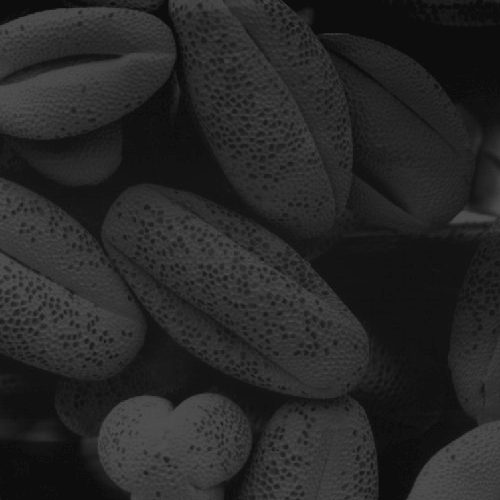
//> input picture eqHist/test.tif, 500 x 500 px
$ ./opencv ../eqHist/test.tif 3 2 3 3   (built with g++ and OpenCV 4)
//> lines starting //> are read from the running program, lines starting //| are printed output that depends on the picture
#include <stdio.h>
#include <opencv2/opencv.hpp>

using namespace std;
using namespace cv;

void suppression(Mat src, Mat thetas, Mat suppressed);
void histeresis(Mat dst, int ht, int lt);

int main(int argc, char** argv )
{
  if ( argc != 6 )
  {
    cout << "usage: opencv <Image_Path> <blur mask size> <sigma> <high> <low>" << endl;
    return -1;
  }
  Mat image;
  image = imread( argv[1], IMREAD_GRAYSCALE);
//> image is the input picture: 500 rows x 500 cols, CV_8UC1; min 13, max 83, mean 38.7
  // opening as greyscale image

  if ( !image.data )
  {
    cout << "No image data" << endl;
    return -1;
  }

  imshow("Lenna", image);

  int size = atoi(argv[2]);
//> size = 3
  float sigma = atof(argv[3]);
//> sigma = 2
  int canny_lt = atoi(argv[4]);
//> canny_lt = 3
  int canny_ht = atoi(argv[5]);
//> canny_ht = 3

  cout << "Using kernel size and sigma -> " << size << " " << sigma << endl;
//| Using kernel size and sigma -> 3 2
  Mat blurred;
  cv::GaussianBlur(image, blurred, cv::Size(size,size), sigma);

  Mat gx, gy;

  cv::Sobel(blurred, gx, CV_32F, 1, 0);
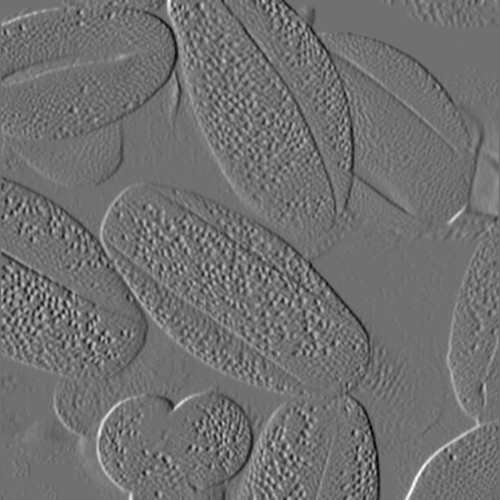
//> gx: 500 rows x 500 cols, CV_32FC1; min -96, max 121, mean 0; drawn with min black and max white
  cv::Sobel(blurred, gy, CV_32F, 0, 1);
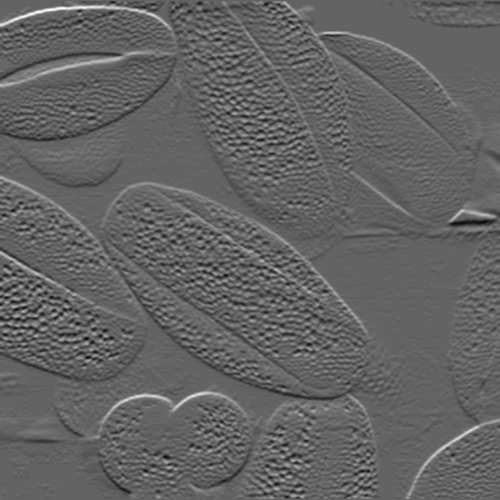
//> gy: 500 rows x 500 cols, CV_32FC1; min -100, max 156, mean 0.2; drawn with min black and max white

  Mat mag, mag_8U;
  cv::magnitude(gx, gy, mag);
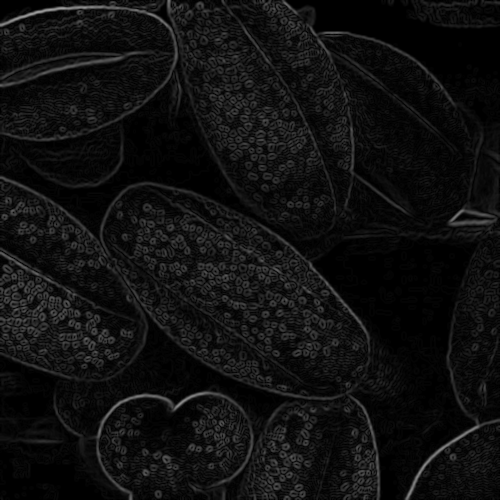
//> mag: 500 rows x 500 cols, CV_32FC1; min 0, max 156.5, mean 16.1
  mag.convertTo(mag_8U, CV_8U);

  Mat thetas;
  cv::phase(gx, gy, thetas, true);
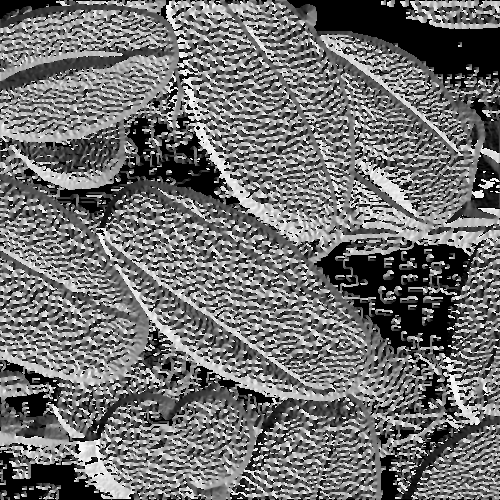
//> thetas: 500 rows x 500 cols, CV_32FC1; min 0, max 359.4, mean 157.8; drawn with min black and max white

  Mat suppressed;
  mag_8U.copyTo(suppressed);
  suppression(mag_8U, thetas, suppressed);
//> after the loop in suppression, `for(auto i=0;i<src.rows;i++)`:
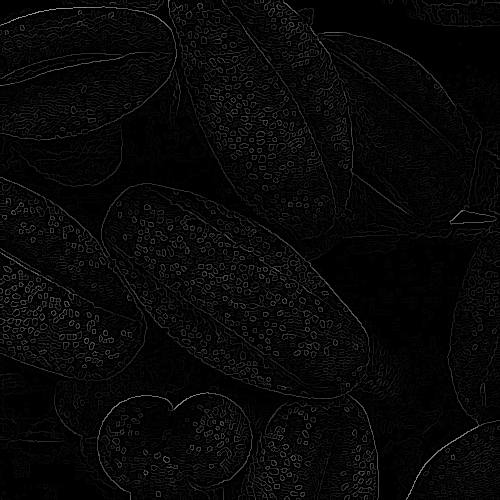
//> suppressed: 500 rows x 500 cols, CV_8UC1; min 0, max 156, mean 7.3

  Mat thresholded(suppressed.size(), CV_8U);
  suppressed.copyTo(thresholded);

  histeresis(thresholded, canny_ht, canny_lt);
  imshow("My Canny", thresholded);

  Mat cvcanny(image.size(), CV_8U);
  cv::Canny(blurred, cvcanny, canny_lt, canny_ht, size, true);
  imshow("OpenCV Canny", cvcanny);

  waitKey(0);
  return 0;
}

void histeresis(Mat dst, int ht, int lt)
{
//> called with ht = 3, lt = 3
  vector<Point> strong_edges;
  for(auto i = 0; i < dst.rows; i++)
  {
    for(auto j = 0; j < dst.cols; j++)
    {
      if(dst.at<uchar>(i,j) > ht)
      {
        dst.at<uchar>(i,j) = 255;
        strong_edges.push_back(Point(i,j));
      }
      else
        if(dst.at<uchar>(i,j) < lt)
          dst.at<uchar>(i,j) = 0;
    }
  }
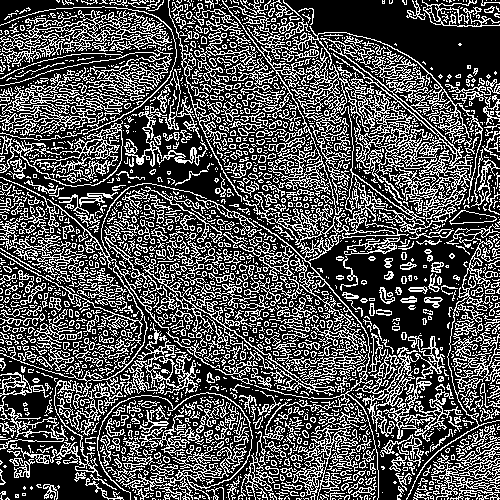
//> dst: 500 rows x 500 cols, CV_8UC1; min 0, max 255, mean 82
//> after the loop, strong_edges = 80428 items

  while(strong_edges.size())
  {
    Point edge = strong_edges.front();
    for(auto i = -1; i <= 1; i++)
    {
      for(auto j = -1; j <= 1; j++)
      {
        Point point(i+edge.x, j+edge.y);
        if( point.x >= 0 && point.y >= 0 && point.x < dst.rows && point.y < dst.cols )
        {
          if( dst.at<uchar>(point.x, point.y) != 0 && dst.at<uchar>(point.x, point.y) != 255 )
          {
            dst.at<uchar>(point.x, point.y) = 255;
            strong_edges.push_back(point);
          }
        }
      }
    }
    strong_edges.pop_back();
  }

  for(auto it = dst.begin<uchar>(); it < dst.end<uchar>(); it++)
    if(*it != 0 && *it != 255)
      *it=0;
//> dst: 500 rows x 500 cols, CV_8UC1; 32.2% white in thin lines or dots
//> in main, `cv::Canny(blurred, cvcanny, canny_lt, canny_ht, size, true);`:
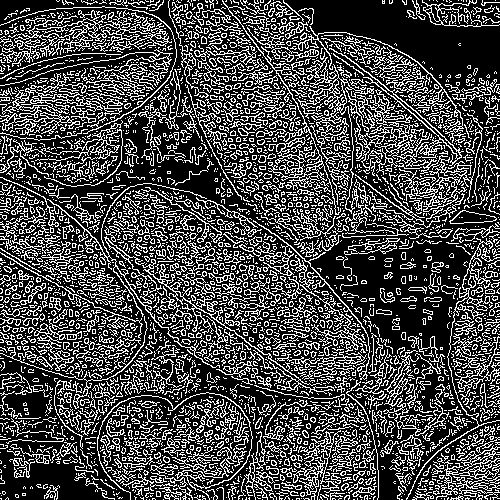
//> cvcanny: 500 rows x 500 cols, CV_8UC1; 28.6% white in thin lines or dots

}

void suppression(Mat src, Mat thetas, Mat suppressed)
{
  cout << "suppressing" << endl;
  vector<int> vec;
  for(auto i=0;i<src.rows;i++)
  {
    for(auto j=0;j<src.cols;j++)
    {
      int edges = saturate_cast<int>(thetas.at<float>(i,j)/45.0)%4;
      int prev = 0, next = 0, magn = 0;

      switch(edges)
      {
        case 0:
          if(j-1 >=0)
            prev = src.at<uchar>(i,j-1);
          if(j+1 < src.cols)
            next = src.at<uchar>(i,j+1);
        break;
        case 1:
          if(i-1>=0 && j-1 >= 0)
            prev = src.at<uchar>(i-1,j-1);
          if(i+1 < src.rows && j+1 < src.cols)
            next = src.at<uchar>(i+1,j+1);
        break;
        case 2:
          if(i-1 >= 0)
           prev = src.at<uchar>(i-1,j);
          if(i+1 < src.cols)
           next = src.at<uchar>(i+1,j);
        break;
        case 3:
          if(i-1 >= 0 && j+1 < src.cols)
            prev = src.at<uchar>(i-1,j+1);
          if(i+1 < src.rows && j-1 >= 0)
            next = src.at<uchar>(i+1, j-1);
        break;
      }

      magn = src.at<uchar>(i,j);

      if(prev > magn || next > magn)
       suppressed.at<uchar>(i,j)=0;
    }
  }
  cout << "suppressed" << endl;
}
